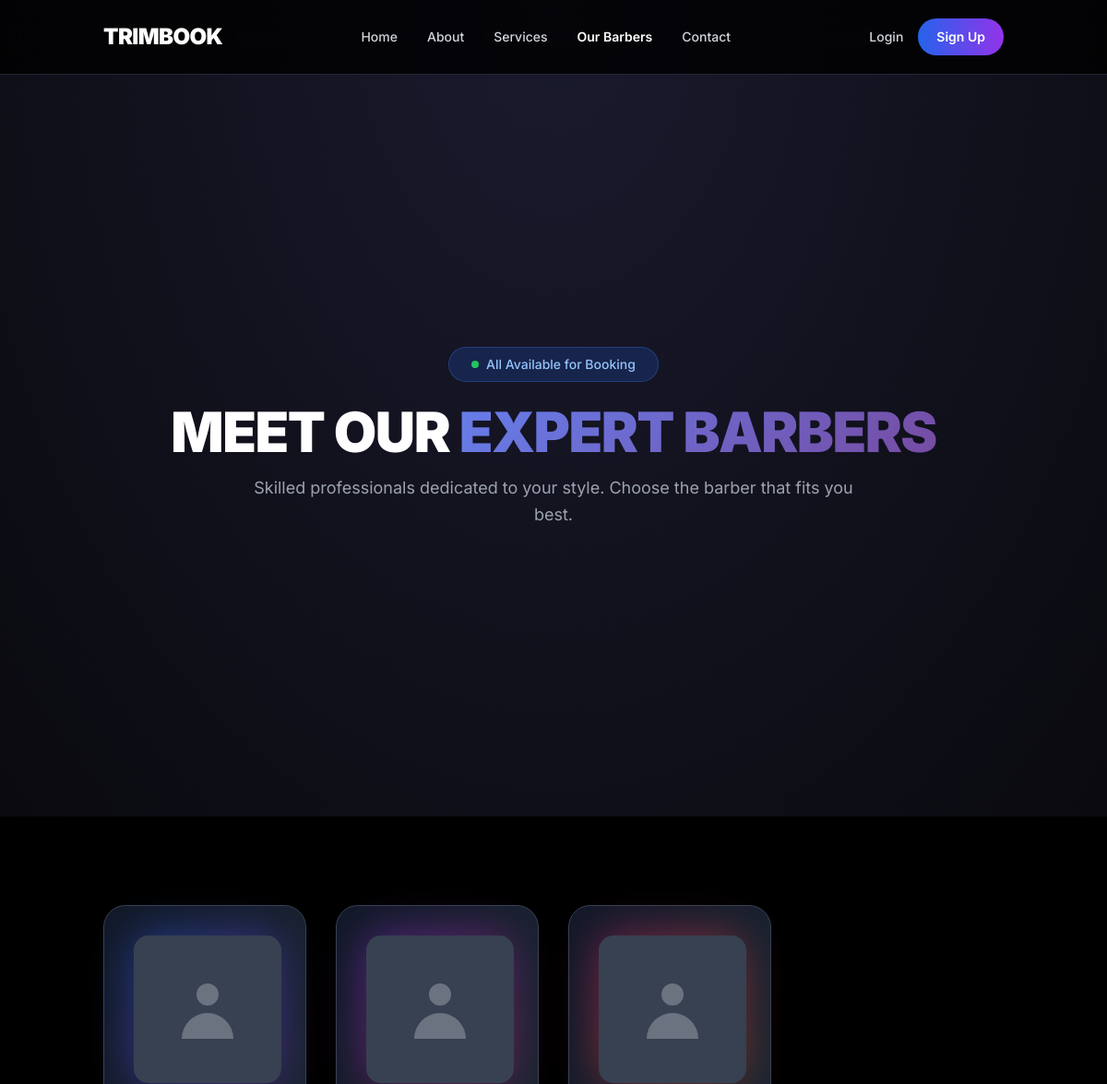
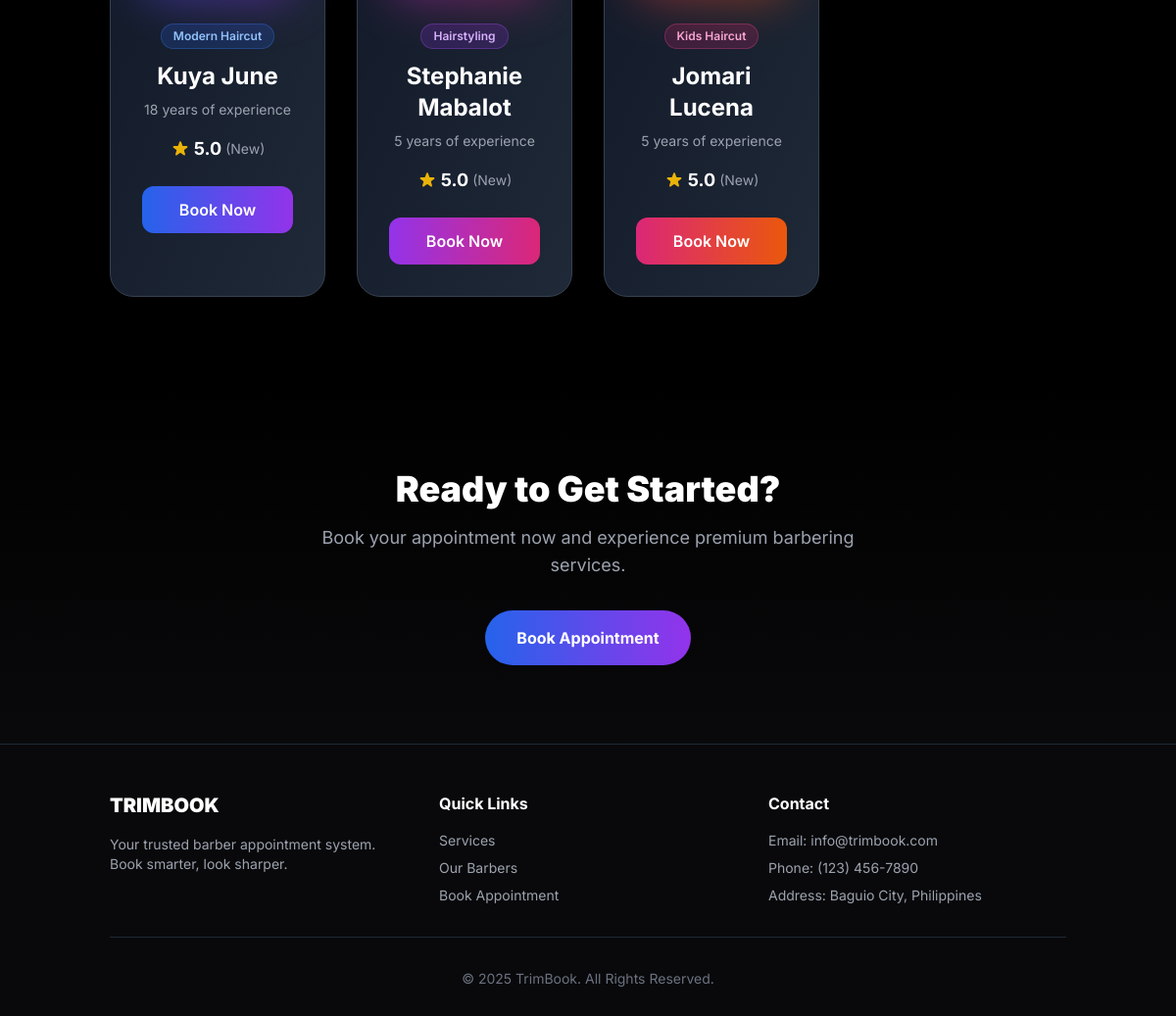
Screenshot of /pages/ourBarbers_page.php with the database file from the repository (2 pictures, top to bottom).
### tables this page shows
CREATE TABLE `barbers` (
  `barber_id` int(11) NOT NULL,
  `user_id` int(11) NOT NULL,
  `specialization` varchar(100) DEFAULT NULL,
  `experience_years` int(11) DEFAULT NULL
);

### pages/ourBarbers_page.php (the view, shortened to what this page needs)
<?php
require_once '../includes/dbconfig.php';
$query = "
SELECT
  b.barber_id,
  CONCAT(u.first_name, ' ', u.last_name) AS full_name,
  b.specialization,
  b.experience_years,
  u.profile_photo
FROM barbers b
JOIN users u ON b.user_id = u.user_id
WHERE u.user_type = 'barber'
ORDER BY b.barber_id ASC
";
$result = mysqli_query($conn, $query);
?>
<!DOCTYPE html>
<html lang="en">
<head>
  <script src="https://cdn.tailwindcss.com"></script>
</head>
<body class="bg-black text-white antialiased">
<header class="fixed w-full top-0 left-0 z-50 bg-black/80 backdrop-blur-lg border-b border-gray-800">
  <nav class="container mx-auto flex justify-between items-center py-5 px-6">
    <a href="/trimbook/index.php" class="text-2xl font-black tracking-tight">TRIMBOOK</a>
    <ul class="hidden md:flex space-x-8 font-medium text-sm">
      <li><a href="/trimbook/index.php" class="text-gray-300 hover:text-white transition">Home</a></li>
      <li><a href="/trimbook/pages/about.php" class="text-gray-300 hover:text-white transition">About</a></li>
      <li><a href="/trimbook/pages/services.php" class="text-gray-300 hover:text-white transition">Services</a></li>
      <li><a href="/trimbook/pages/ourBarbers_page.php" class="text-white font-semibold">Our Barbers</a></li>
      <li><a href="/trimbook/pages/contact_page.php" class="text-gray-300 hover:text-white transition">Contact</a></li>
    </ul>
    <div class="flex items-center space-x-4">
      <a href="/trimbook/pages/login_page.php" class="text-sm font-medium text-gray-300 hover:text-white transition">Login</a>
      <a href="/trimbook/pages/signup_page.php" class="bg-gradient-to-r from-blue-600 to-purple-600 text-white px-5 py-2.5 rounded-full text-sm font-semibold hover:shadow-lg hover:shadow-purple-500/50 transition">
        Sign Up
      </a>
    </div>
  </nav>
</header>
  <section class="hero-gradient min-h-[40vh] flex items-center justify-center px-6 pt-32 pb-16">
    <div class="container mx-auto text-center max-w-4xl">
      <div class="inline-flex items-center space-x-2 bg-blue-600/20 border border-blue-500/30 rounded-full px-6 py-2 mb-6">
        <span class="w-2 h-2 bg-green-500 rounded-full animate-pulse"></span>
        <span class="text-sm font-medium text-blue-300">All Available for Booking</span>
      </div>
      <h1 class="text-4xl md:text-6xl font-black leading-tight mb-4 tracking-tight">
        MEET OUR <span class="gradient-text">EXPERT BARBERS</span>
      </h1>
      <p class="text-lg text-gray-400 max-w-2xl mx-auto leading-relaxed">
        Skilled professionals dedicated to your style. Choose the barber that fits you best.
      </p>
    </div>
  </section>
  <section id="barbers" class="py-24 bg-black">
    <div class="container mx-auto px-6">
      <?php if (mysqli_num_rows($result) > 0): ?>
        <div class="grid md:grid-cols-2 lg:grid-cols-4 gap-8 max-w-7xl mx-auto">
          <?php
          $colors = [
            ['from' => 'blue-600', 'to' => 'purple-600', 'badge' => 'blue'],
            ['from' => 'purple-600', 'to' => 'pink-600', 'badge' => 'purple'],
            ['from' => 'pink-600', 'to' => 'orange-600', 'badge' => 'pink'],
            ['from' => 'orange-600', 'to' => 'red-600', 'badge' => 'orange']
          ];
          $colorIndex = 0;
          while($barber = mysqli_fetch_assoc($result)):
            $color = $colors[$colorIndex % 4];
            $colorIndex++;
          ?>
          <div class="card-hover bg-gradient-to-br from-gray-900 to-gray-800 border border-gray-700 rounded-3xl p-8 text-center">
            <div class="relative mb-6">
              <div class="relative w-40 h-40 bg-gray-700 rounded-2xl mx-auto border-4 border-gray-700 flex items-center justify-center overflow-hidden">
                <?php if (!empty($barber['profile_photo'])): ?>
                  <svg class="w-20 h-20 text-gray-500" style="display:none;" fill="currentColor" viewBox="0 0 20 20">
                    <path fill-rule="evenodd" d="M10 9a3 3 0 100-6 3 3 0 000 6zm-7 9a7 7 0 1114 0H3z" clip-rule="evenodd"></path>
                  </svg>
                <?php else: ?>
                  <svg class="w-20 h-20 text-gray-500" fill="currentColor" viewBox="0 0 20 20">
                    <path fill-rule="evenodd" d="M10 9a3 3 0 100-6 3 3 0 000 6zm-7 9a7 7 0 1114 0H3z" clip-rule="evenodd"></path>
                  </svg>
                <?php endif; ?>
              </div>
            </div>
            <?php if ($barber['specialization']): ?>
            <div class="mb-3">
              <span class="inline-block bg-<?= $color['badge'] ?>-600/20 text-<?= $color['badge'] ?>-300 text-xs font-semibold px-3 py-1 rounded-full border border-<?= $color['badge'] ?>-500/30">
                <?= htmlspecialchars($barber['specialization']) ?>
              </span>
            </div>
            <?php endif; ?>
            <h3 class="text-2xl font-bold mb-2"><?= htmlspecialchars($barber['full_name']) ?></h3>
            <?php if ($barber['experience_years']): ?>
            <p class="text-gray-400 text-sm mb-4">
              <?= htmlspecialchars($barber['experience_years']) ?> year<?= $barber['experience_years'] > 1 ? 's' : '' ?> of experience
            </p>
            <?php else: ?>
            <p class="text-gray-400 text-sm mb-4">Professional barber</p>
            <?php endif; ?>
            <div class="flex justify-center items-center space-x-1 mb-6">
              <span class="text-lg font-bold text-white">5.0</span>
              <span class="text-sm text-gray-400">(New)</span>
            </div>
            <a href="Bookapp.php?barber_id=<?= $barber['barber_id'] ?>" class="block w-full bg-gradient-to-r from-<?= $color['from'] ?> to-<?= $color['to'] ?> text-white py-3 rounded-xl font-semibold hover:shadow-lg hover:shadow-<?= $color['to'] ?>/50 transition">
              Book Now
            </a>
          </div>
          <?php endwhile; ?>
        </div>
      <?php endif; ?>
    </div>
  </section>
  <section class="py-20 bg-gradient-to-b from-black to-zinc-950">
    <div class="container mx-auto px-6 text-center">
      <h2 class="text-3xl md:text-4xl font-black mb-4">Ready to Get Started?</h2>
      <p class="text-lg text-gray-400 max-w-xl mx-auto mb-8">
        Book your appointment now and experience premium barbering services.
      </p>
      <a href="Bookapp.php" class="inline-block bg-gradient-to-r from-blue-600 to-purple-600 text-white px-8 py-4 rounded-full text-base font-bold hover:shadow-lg hover:shadow-purple-500/50 transition">
        Book Appointment
      </a>
    </div>
  </section>
  <footer class="bg-zinc-950 border-t border-gray-800 py-12">
    <div class="container mx-auto px-6">
      <div class="grid md:grid-cols-3 gap-8 mb-8">
        <div>
          <h3 class="text-xl font-black mb-4">TRIMBOOK</h3>
          <p class="text-gray-400 text-sm">Your trusted barber appointment system. Book smarter, look sharper.</p>
        </div>
        <div>
          <h4 class="font-bold mb-4">Quick Links</h4>
          <ul class="space-y-2 text-sm">
            <li><a href="/trimbook/index.php#services" class="text-gray-400 hover:text-white transition">Services</a></li>
            <li><a href="#barbers" class="text-gray-400 hover:text-white transition">Our Barbers</a></li>
            <li><a href="../dashboards/client_booking.php" class="text-gray-400 hover:text-white transition">Book Appointment</a></li>
          </ul>
        </div>
        <div>
          <h4 class="font-bold mb-4">Contact</h4>
          <ul class="space-y-2 text-sm text-gray-400">
            <li>Email: info@trimbook.com</li>
            <li>Phone: (123) 456-7890</li>
            <li>Address: Baguio City, Philippines</li>
          </ul>
        </div>
      </div>
      <div class="border-t border-gray-800 pt-8 text-center">
        <p class="text-gray-500 text-sm">&copy; <?= date("Y") ?> TrimBook. All Rights Reserved.</p>
      </div>
    </div>
  </footer>
</body>
</html>

### pages/ourBarbers_page.php (style rules this page uses)
body { font-family: 'Inter', sans-serif; }
.gradient-text { background: linear-gradient(135deg, #667eea 0%, #764ba2 100%); -webkit-background-clip: text; -webkit-text-fill-color: transparent; background-clip: text; }
.hero-gradient { background: radial-gradient(ellipse at top, #1a1a2e 0%, #0a0a0f 100%); }
.card-hover { transition: all 0.3s ease; }

### rows the page displays
barbers: specialization "Modern Haircut", full_name "Kuya June", experience_years "18"
barbers: specialization "Hairstyling", full_name "Stephanie Mabalot", experience_years "5"
barbers: specialization "Kids Haircut", full_name "Jomari Lucena", experience_years "5"
